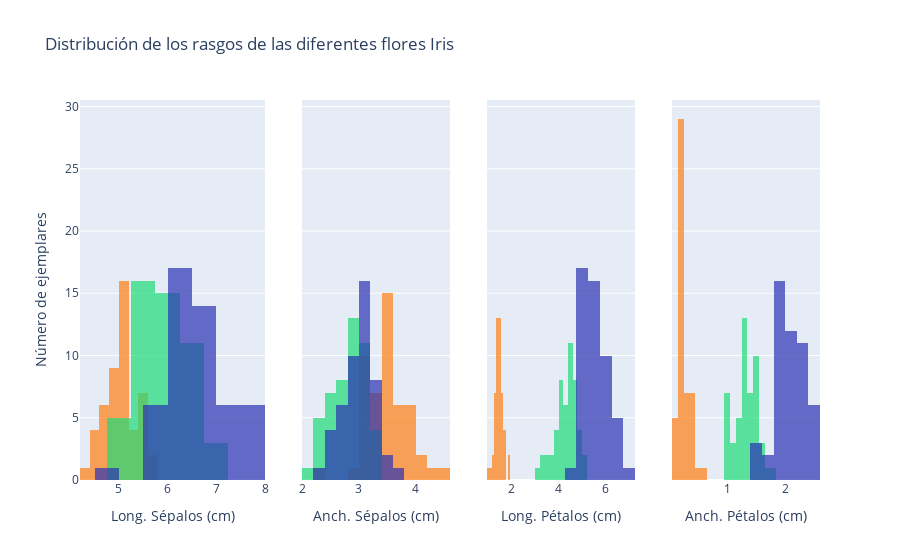

Here is the notebook cell this chart was saved with:
### Code cell
#Haremos histogramas por cada una de las variables, todas dentro del mismo histograma.
traces = [] #array vacio 

legend = {0:False, 1:False, 2:False, 3:False} #diccionario para las 4 variables. 


#Estos son los colores para cada flor. 
colors = {'setosa': 'rgb(255,127,20)', #elegimos el color de tal manera que predomina un color para cada una de ellas. 

         'versicolor': 'rgb(31, 220, 120)',

         'virginica': 'rgb(44, 50, 180)'} #que tenga mucho azul. 


#construir la coloracion, una para cada una de las dimensiones del problema. 
for col in range(4): 

    for key in colors:

        traces.append(ir.Histogram(x=X[y==key, col], opacity = 0.7,

                                xaxis="x%s"%(col+1), marker=ir.Marker(color=colors[key]),

                               name = key, showlegend=legend[col]))

    legend = {0:False, 1:False, 2:False, 3:False}

       

data = ir.Data(traces)

layout = ir.Layout(barmode="overlay",

                xaxis=ir.XAxis(domain=[0,0.25], title="Long. Sépalos (cm)"),

                xaxis2=ir.XAxis(domain=[0.3, 0.5], title = "Anch. Sépalos (cm)"),

                xaxis3=ir.XAxis(domain = [0.55, 0.75], title = "Long. Pétalos (cm)"),

                xaxis4=ir.XAxis(domain=[0.8,1.0], title = "Anch. Pétalos (cm)"),

                yaxis=ir.YAxis(title="Número de ejemplares"),

                title="Distribución de los rasgos de las diferentes flores Iris")



fig = ir.Figure(data = data, layout = layout)

fig.show()

### Figure 1 — Plotly figure (JSON) as saved in the notebook; plotly's stock layout.template omitted (floating-point values rounded to 4 significant figures)
{"data": [{"marker": {"color": "rgb(255,127,20)"}, "name": "setosa", "opacity": 0.7, "showlegend": false, "type": "histogram", "x": [5.1, 4.9, 4.7, 4.6, 5, 5.4, 4.6, 5, 4.4, 4.9, 5.4, 4.8, 4.8, 4.3, 5.8, 5.7, 5.4, 5.1, 5.7, 5.1, 5.4, 5.1, 4.6, 5.1, 4.8, 5, 5, 5.2, 5.2, 4.7, 4.8, 5.4, 5.2, 5.5, 4.9, 5, 5.5, 4.9, 4.4, 5.1, 5, 4.5, 4.4, 5, 5.1, 4.8, 5.1, 4.6, 5.3, 5], "xaxis": "x"}, {"marker": {"color": "rgb(31, 220, 120)"}, "name": "versicolor", "opacity": 0.7, "showlegend": false, "type": "histogram", "x": [7, 6.4, 6.9, 5.5, 6.5, 5.7, 6.3, 4.9, 6.6, 5.2, 5, 5.9, 6, 6.1, 5.6, 6.7, 5.6, 5.8, 6.2, 5.6, 5.9, 6.1, 6.3, 6.1, 6.4, 6.6, 6.8, 6.7, 6, 5.7, 5.5, 5.5, 5.8, 6, 5.4, 6, 6.7, 6.3, 5.6, 5.5, 5.5, 6.1, 5.8, 5, 5.6, 5.7, 5.7, 6.2, 5.1, 5.7], "xaxis": "x"}, {"marker": {"color": "rgb(44, 50, 180)"}, "name": "virginica", "opacity": 0.7, "showlegend": false, "type": "histogram", "x": [6.3, 5.8, 7.1, 6.3, 6.5, 7.6, 4.9, 7.3, 6.7, 7.2, 6.5, 6.4, 6.8, 5.7, 5.8, 6.4, 6.5, 7.7, 7.7, 6, 6.9, 5.6, 7.7, 6.3, 6.7, 7.2, 6.2, 6.1, 6.4, 7.2, 7.4, 7.9, 6.4, 6.3, 6.1, 7.7, 6.3, 6.4, 6, 6.9, 6.7, 6.9, 5.8, 6.8, 6.7, 6.7, 6.3, 6.5, 6.2, 5.9], "xaxis": "x"}, {"marker": {"color": "rgb(255,127,20)"}, "name": "setosa", "opacity": 0.7, "showlegend": false, "type": "histogram", "x": [3.5, 3, 3.2, 3.1, 3.6, 3.9, 3.4, 3.4, 2.9, 3.1, 3.7, 3.4, 3, 3, 4, 4.4, 3.9, 3.5, 3.8, 3.8, 3.4, 3.7, 3.6, 3.3, 3.4, 3, 3.4, 3.5, 3.4, 3.2, 3.1, 3.4, 4.1, 4.2, 3.1, 3.2, 3.5, 3.6, 3, 3.4, 3.5, 2.3, 3.2, 3.5, 3.8, 3, 3.8, 3.2, 3.7, 3.3], "xaxis": "x2"}, {"marker": {"color": "rgb(31, 220, 120)"}, "name": "versicolor", "opacity": 0.7, "showlegend": false, "type": "histogram", "x": [3.2, 3.2, 3.1, 2.3, 2.8, 2.8, 3.3, 2.4, 2.9, 2.7, 2, 3, 2.2, 2.9, 2.9, 3.1, 3, 2.7, 2.2, 2.5, 3.2, 2.8, 2.5, 2.8, 2.9, 3, 2.8, 3, 2.9, 2.6, 2.4, 2.4, 2.7, 2.7, 3, 3.4, 3.1, 2.3, 3, 2.5, 2.6, 3, 2.6, 2.3, 2.7, 3, 2.9, 2.9, 2.5, 2.8], "xaxis": "x2"}, {"marker": {"color": "rgb(44, 50, 180)"}, "name": "virginica", "opacity": 0.7, "showlegend": false, "type": "histogram", "x": [3.3, 2.7, 3, 2.9, 3, 3, 2.5, 2.9, 2.5, 3.6, 3.2, 2.7, 3, 2.5, 2.8, 3.2, 3, 3.8, 2.6, 2.2, 3.2, 2.8, 2.8, 2.7, 3.3, 3.2, 2.8, 3, 2.8, 3, 2.8, 3.8, 2.8, 2.8, 2.6, 3, 3.4, 3.1, 3, 3.1, 3.1, 3.1, 2.7, 3.2, 3.3, 3, 2.5, 3, 3.4, 3], "xaxis": "x2"}, {"marker": {"color": "rgb(255,127,20)"}, "name": "setosa", "opacity": 0.7, "showlegend": false, "type": "histogram", "x": [1.4, 1.4, 1.3, 1.5, 1.4, 1.7, 1.4, 1.5, 1.4, 1.5, 1.5, 1.6, 1.4, 1.1, 1.2, 1.5, 1.3, 1.4, 1.7, 1.5, 1.7, 1.5, 1, 1.7, 1.9, 1.6, 1.6, 1.5, 1.4, 1.6, 1.6, 1.5, 1.5, 1.4, 1.5, 1.2, 1.3, 1.4, 1.3, 1.5, 1.3, 1.3, 1.3, 1.6, 1.9, 1.4, 1.6, 1.4, 1.5, 1.4], "xaxis": "x3"}, {"marker": {"color": "rgb(31, 220, 120)"}, "name": "versicolor", "opacity": 0.7, "showlegend": false, "type": "histogram", "x": [4.7, 4.5, 4.9, 4, 4.6, 4.5, 4.7, 3.3, 4.6, 3.9, 3.5, 4.2, 4, 4.7, 3.6, 4.4, 4.5, 4.1, 4.5, 3.9, 4.8, 4, 4.9, 4.7, 4.3, 4.4, 4.8, 5, 4.5, 3.5, 3.8, 3.7, 3.9, 5.1, 4.5, 4.5, 4.7, 4.4, 4.1, 4, 4.4, 4.6, 4, 3.3, 4.2, 4.2, 4.2, 4.3, 3, 4.1], "xaxis": "x3"}, {"marker": {"color": "rgb(44, 50, 180)"}, "name": "virginica", "opacity": 0.7, "showlegend": false, "type": "histogram", "x": [6, 5.1, 5.9, 5.6, 5.8, 6.6, 4.5, 6.3, 5.8, 6.1, 5.1, 5.3, 5.5, 5, 5.1, 5.3, 5.5, 6.7, 6.9, 5, 5.7, 4.9, 6.7, 4.9, 5.7, 6, 4.8, 4.9, 5.6, 5.8, 6.1, 6.4, 5.6, 5.1, 5.6, 6.1, 5.6, 5.5, 4.8, 5.4, 5.6, 5.1, 5.1, 5.9, 5.7, 5.2, 5, 5.2, 5.4, 5.1], "xaxis": "x3"}, {"marker": {"color": "rgb(255,127,20)"}, "name": "setosa", "opacity": 0.7, "showlegend": false, "type": "histogram", "x": [0.2, 0.2, 0.2, 0.2, 0.2, 0.4, 0.3, 0.2, 0.2, 0.1, 0.2, 0.2, 0.1, 0.1, 0.2, 0.4, 0.4, 0.3, 0.3, 0.3, 0.2, 0.4, 0.2, 0.5, 0.2, 0.2, 0.4, 0.2, 0.2, 0.2, 0.2, 0.4, 0.1, 0.2, 0.2, 0.2, 0.2, 0.1, 0.2, 0.2, 0.3, 0.3, 0.2, 0.6, 0.4, 0.3, 0.2, 0.2, 0.2, 0.2], "xaxis": "x4"}, {"marker": {"color": "rgb(31, 220, 120)"}, "name": "versicolor", "opacity": 0.7, "showlegend": false, "type": "histogram", "x": [1.4, 1.5, 1.5, 1.3, 1.5, 1.3, 1.6, 1, 1.3, 1.4, 1, 1.5, 1, 1.4, 1.3, 1.4, 1.5, 1, 1.5, 1.1, 1.8, 1.3, 1.5, 1.2, 1.3, 1.4, 1.4, 1.7, 1.5, 1, 1.1, 1, 1.2, 1.6, 1.5, 1.6, 1.5, 1.3, 1.3, 1.3, 1.2, 1.4, 1.2, 1, 1.3, 1.2, 1.3, 1.3, 1.1, 1.3], "xaxis": "x4"}, {"marker": {"color": "rgb(44, 50, 180)"}, "name": "virginica", "opacity": 0.7, "showlegend": false, "type": "histogram", "x": [2.5, 1.9, 2.1, 1.8, 2.2, 2.1, 1.7, 1.8, 1.8, 2.5, 2, 1.9, 2.1, 2, 2.4, 2.3, 1.8, 2.2, 2.3, 1.5, 2.3, 2, 2, 1.8, 2.1, 1.8, 1.8, 1.8, 2.1, 1.6, 1.9, 2, 2.2, 1.5, 1.4, 2.3, 2.4, 1.8, 1.8, 2.1, 2.4, 2.3, 1.9, 2.3, 2.5, 2.3, 1.9, 2, 2.3, 1.8], "xaxis": "x4"}], "layout": {"barmode": "overlay", "title": {"text": "Distribución de los rasgos de las diferentes flores Iris"}, "xaxis": {"domain": [0, 0.25], "title": {"text": "Long. Sépalos (cm)"}}, "xaxis2": {"domain": [0.3, 0.5], "title": {"text": "Anch. Sépalos (cm)"}}, "xaxis3": {"domain": [0.55, 0.75], "title": {"text": "Long. Pétalos (cm)"}}, "xaxis4": {"domain": [0.8, 1], "title": {"text": "Anch. Pétalos (cm)"}}, "yaxis": {"title": {"text": "Número de ejemplares"}}}}
